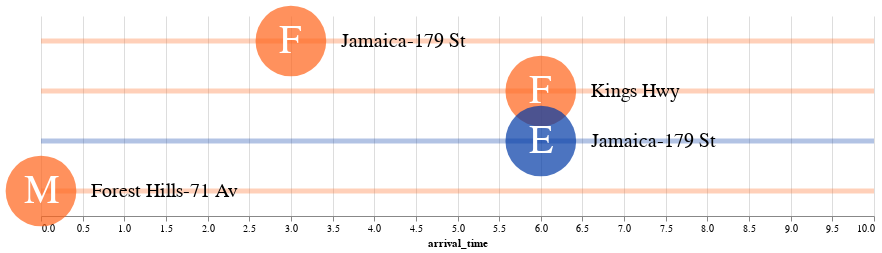

Notebook code for this chart:
### Code cell
alt.layer(
    line_track, 
    arrival_time, 
    line_label, 
    destination_label
).configure_view(
    strokeWidth=0
).properties(width=width, height=height)

### Figure 1 — Vega-Lite specification as saved in the notebook (floating-point values rounded to 4 significant figures)
{"config": {"view": {"continuousWidth": 300, "continuousHeight": 300, "strokeWidth": 0}}, "layer": [{"mark": {"type": "rule", "opacity": 0.3, "size": 5}, "encoding": {"color": {"field": "color", "scale": null, "type": "nominal"}, "y": {"axis": null, "field": "row_number", "type": "ordinal"}}, "transform": [{"window": [{"op": "row_number", "field": "", "as": "row_number"}]}, {"lookup": "line", "from": {"data": {"name": "data-5b10a4fa19ed17cb7ded508c40bc33e6"}, "key": "line", "fields": ["color"]}}]}, {"mark": {"type": "circle", "opacity": 0.7, "size": 5000}, "encoding": {"color": {"field": "color", "scale": null, "type": "nominal"}, "x": {"field": "arrival_time", "scale": {"domain": [0, 10]}, "type": "quantitative"}, "y": {"axis": null, "field": "row_number", "type": "ordinal"}}, "transform": [{"window": [{"op": "row_number", "field": "", "as": "row_number"}]}, {"lookup": "line", "from": {"data": {"name": "data-5b10a4fa19ed17cb7ded508c40bc33e6"}, "key": "line", "fields": ["color"]}}]}, {"mark": {"type": "text", "align": "center", "baseline": "middle", "color": "white", "fontSize": 40}, "encoding": {"text": {"field": "line", "type": "nominal"}, "x": {"field": "arrival_time", "scale": {"domain": [0, 10]}, "type": "quantitative"}, "y": {"axis": null, "field": "row_number", "type": "ordinal"}}, "transform": [{"window": [{"op": "row_number", "field": "", "as": "row_number"}]}]}, {"mark": {"type": "text", "align": "left", "baseline": "middle", "dx": 50, "fontSize": 20}, "encoding": {"text": {"field": "destination", "type": "nominal"}, "x": {"field": "arrival_time", "scale": {"clamp": true, "domain": [0, 10]}, "type": "quantitative"}, "y": {"axis": null, "field": "row_number", "type": "ordinal"}}, "transform": [{"window": [{"op": "row_number", "field": "", "as": "row_number"}]}]}], "data": {"name": "data-3c7eeb899971528a8ff30e37d5857687"}, "height": 200, "width": 833, "$schema": "https://vega.github.io/schema/vega-lite/v5.16.3.json", "datasets": {"data-3c7eeb899971528a8ff30e37d5857687": [{"line": "F", "arrival_time": 3, "destination": "Jamaica-179 St"}, {"line": "F", "arrival_time": 6, "destination": "Kings Hwy"}, {"line": "E", "arrival_time": 6, "destination": "Jamaica-179 St"}, {"line": "M", "arrival_time": 0, "destination": "Forest Hills-71 Av"}], "data-5b10a4fa19ed17cb7ded508c40bc33e6": [{"line": "E", "color": "#0039a6"}, {"line": "F", "color": "#ff6319"}, {"line": "M", "color": "#ff6319"}]}}
